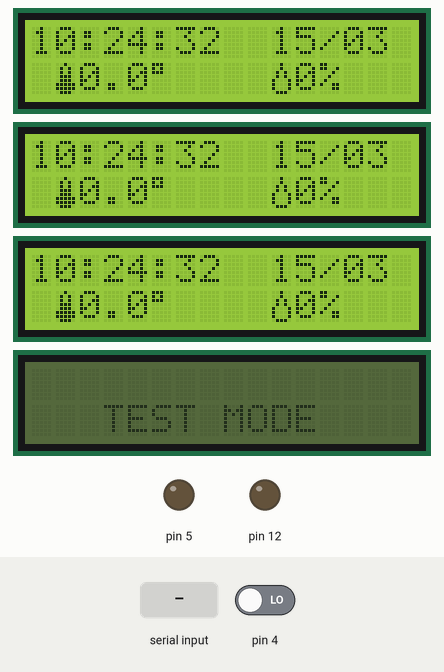
Simulated run of this sketch. Board: Arduino Uno, built with avr-gcc and run on an emulated ATmega328P. Parts: 4 × 16×2 character LCD, output pins drawn as LEDs (lit = HIGH). Inputs (shaded band) come from the test bench; at power-on: pin 4 LOW. The local clock reads 2024-03-15 10:24:30 at power-on unless the sketch sets it; what the sketch prints to the serial monitor is not drawn.

Above: at 2.4 s.
2.5 s: "90,45\n" received over the second serial link
At 4.6 s:
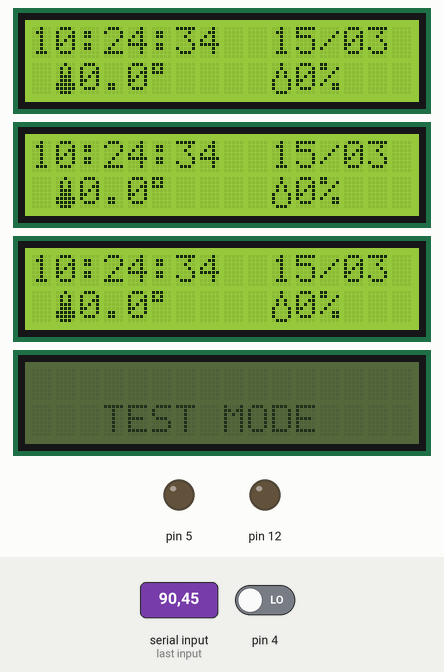
4.8 s: "30,150\n" received over the second serial link
At 4.9 s:
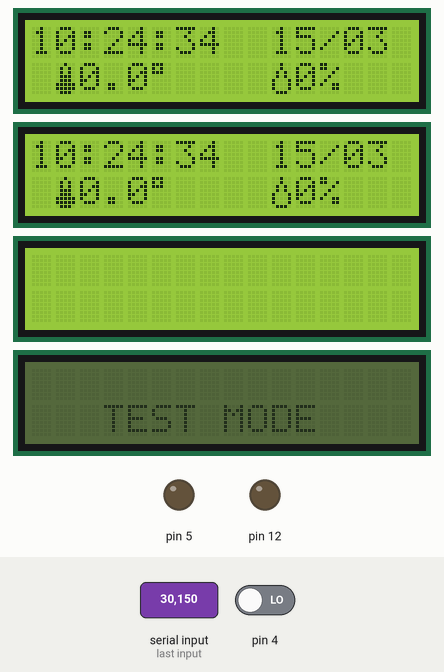
7.4 s: "52\n" received over the second serial link
At 7.6 s:
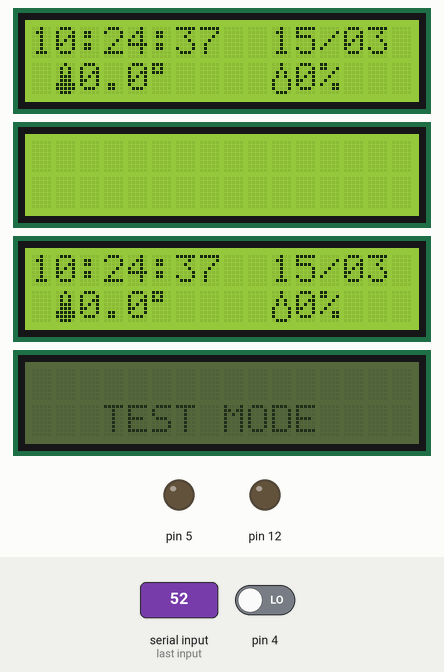
9.4 s: "90:45:200\n" received over the second serial link
At 11.9 s:
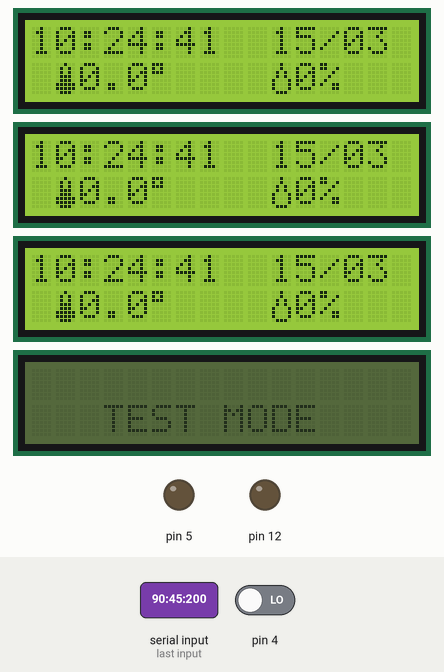
Timing chart, 0 to 13.0 s (numbered marks = the images above; inputs shaded):
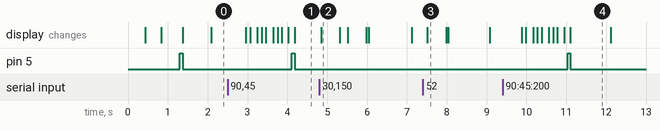

Measured:
- after the input at 2.5 s, pin 5: LOW → HIGH after 1.6 s, → LOW 0.07 s later; the display: first changes after 0.46 s (image 1 shows a later state)
- after the input at 4.8 s, the display: changes after 0.05 s (image 2)
- after the input at 7.4 s, the display: changes after 0.11 s (image 3)
- after the input at 9.4 s, pin 5: LOW → HIGH after 1.6 s, → LOW 0.07 s later; the display: first changes after 0.48 s (image 4 shows a later state)
- what the display in image 2 shows lasts 0.4 s, from 4.9 s to 5.3 s
- what the display in image 4 shows lasts 1.0 s, from 11.1 s to 12.1 s

The sketch:

System_Bedroom_var_10_Watchdog.ino
```cpp
#include <avr/wdt.h>
#include <Wire.h>
#include <Time.h>
#include <DS1307RTC.h>
#include <LiquidCrystal_I2C.h>
#include <dht.h>
#include <SoftwareSerial.h>   // Модуль для работы с Serial в том числе и с Bluetooth

#define dht_chr 3
#define dht_hr 6
#define dht_br 7

dht DHT;

int incomingByte = 0;         // Переменная для хранения входных данных

SoftwareSerial BTSerial(10, 11); // Пины для RX, TX

float t=0;
float h=0;
float t1=0;
float h1=0;
float t2=0;
float h2=0;

const char *monthName[12] = {
  "Jan", "Feb", "Mar", "Apr", "May", "Jun","Jul", "Aug", "Sep", "Oct", "Nov", "Dec"};

byte termometru[8] = //icon for termometer
{
  B00100,B01010,B01010,B01110,B01110,B11111,B11111,B01110};

byte picatura[8] = //icon for water droplet
{
  B00100,B00100,B01010,B01010,B10001,B10001,B10001,B01110,};

LiquidCrystal_I2C lcd(0x27,16,2);
LiquidCrystal_I2C lcd_1(0x23,16,2);
LiquidCrystal_I2C lcd_2(0x26,16,2);
LiquidCrystal_I2C lcd_3(0x22,16,2);

tmElements_t tm;

void(* resetFunc) (void) = 0;   // функция для перезагрузки Ардуино

void setup() {

  wdt_disable(); // деактивация Watchdog для запуска приложения

  Serial.begin(9600);
  BTSerial.begin(9600);

  wdt_enable (WDTO_8S);  // запуск таймера (8 сек)
  BTSerial.println("Watchdog enabled.");

  pinMode(4, INPUT);
  pinMode(5, OUTPUT);
  pinMode(12, OUTPUT);

  lcd_Init();
  lcd_1_Init();
  lcd_2_Init();
  lcd_3_Init();

  bool parse=false;
  bool config=false;

  if(digitalRead(4)==HIGH){
    if (getDate(__DATE__) && getTime(__TIME__)) {
    parse = true;
    lcd.print("Parsing was succesfull");

    if (RTC.write(tm)) {
      config = true;
      BTSerial.println("Configuring was succesfull");
    }
  }
  if (parse && config) {
    BTSerial.println("Time has been configured");
  }
  else if (parse) {
    BTSerial.println("Communic. Error");
    BTSerial.println("Check circuit");
  }
}

}

void loop() {

  wdt_reset();  // сброс таймера

  if(BTSerial.available()>0)       // Если имеются в порту данные
  {
    incomingByte = BTSerial.read();    // считывание данных
    if(incomingByte!=-1)              // если данные не равны -1
    {

      if(incomingByte==49){
        lcd_Init();
      }

      if(incomingByte==50){
        lcd_1_Init();
      }

      if(incomingByte==51){
        lcd_2_Init();
      }

      if(incomingByte==52){
        BTSerial.println("Rebooting now. . . .");
        resetFunc();
      }

      BTSerial.print("\nI received: ");     // вывод сообщения
      BTSerial.println(incomingByte, DEC);  // вывод данных
      Serial.print("\nI received: ");     // вывод сообщения
      Serial.println(incomingByte);    // вывод данных
    }
  }

  if (tm.Hour<=7 | tm.Hour>=20 ) {
    digitalWrite(5, HIGH);
  }
  else {
    digitalWrite(5, LOW);
  }

  if(tm.Minute==05 & tm.Second==05){

    lcd_Init();
  }

  if(tm.Minute==06 & tm.Second==06){

    lcd_1_Init();
  }

  if(tm.Minute==07 & tm.Second==07){

    lcd_2_Init();
  }

  if(RTC.read(tm)){

    lcd.setCursor(0, 0);
    print2digits(tm.Hour);
    lcd.write(':');
    print2digits(tm.Minute);
    lcd.write(':');
    print2digits(tm.Second);
    lcd.setCursor(10, 0);
    lcd.print(tm.Day);
    lcd.write('/');
    print2digits(tm.Month);

    lcd_1.setCursor(0, 0);
    print2digits_1(tm.Hour);
    lcd_1.write(':');
    print2digits_1(tm.Minute);
    lcd_1.write(':');
    print2digits_1(tm.Second);
    lcd_1.setCursor(10, 0);
    lcd_1.print(tm.Day);
    lcd_1.write('/');
    print2digits_1(tm.Month);

    lcd_2.setCursor(0, 0);
    print2digits_2(tm.Hour);
    lcd_2.write(':');
    print2digits_2(tm.Minute);
    lcd_2.write(':');
    print2digits_2(tm.Second);
    lcd_2.setCursor(10, 0);
    lcd_2.print(tm.Day);
    lcd_2.write('/');
    print2digits_2(tm.Month);
  }


  else {

    if (RTC.chipPresent()) {
      BTSerial.println("DS1307 stopped");
    }
    else {
      BTSerial.println("DS1307 rd error!");
    }

  }

  if (tm.Second==15){

    DHT.read22(dht_br);
    t=DHT.temperature-1;
    h=DHT.humidity;

  }

  lcd.setCursor(1, 1);
  lcd.write(1);
  lcd.print(t,1);
  lcd.print((char)223); //degree sign
  lcd.setCursor(10, 1);
  lcd.write(2);
  lcd.print(h,0);
  lcd.print("%");

  if (tm.Second==20){

    DHT.read22(dht_chr);
    t1=DHT.temperature-0.5;
    h1=DHT.humidity;

  }

  lcd_1.setCursor(1, 1);
  lcd_1.write(1);
  lcd_1.print(t1,1);
  lcd_1.print((char)223);
  lcd_1.setCursor(10, 1);
  lcd_1.write(2);
  lcd_1.print(h1,0);
  lcd_1.print("%");


  if (tm.Second==25){

    DHT.read22(dht_hr);
    t2=DHT.temperature;
    h2=DHT.humidity;

  }

  lcd_2.setCursor(1, 1);
  lcd_2.write(1);
  lcd_2.print(t2,1);
  lcd_2.print((char)223);
  lcd_2.setCursor(10, 1);
  lcd_2.write(2);
  lcd_2.print(h2,0);
  lcd_2.print("%");


}

void print2digits(int number) {
  if (number >= 0 && number < 10) {
    lcd.write('0');
  }
  lcd.print(number);
}

void print2digits_1(int number) {
  if (number >= 0 && number < 10) {
    lcd_1.write('0');
  }
  lcd_1.print(number);
}

void print2digits_2(int number) {
  if (number >= 0 && number < 10) {
    lcd_2.write('0');
  }
  lcd_2.print(number);
}

bool getDate(const char *str)
{
  char Month[12];
  int Day, Year;
  uint8_t monthIndex;

  if (sscanf(str, "%s %d %d", Month, &Day, &Year) != 3) return false;
  for (monthIndex = 0; monthIndex < 12; monthIndex++) {
    if (strcmp(Month, monthName[monthIndex]) == 0) break;
  }
  if (monthIndex >= 12) return false;
  tm.Day = Day;
  tm.Month = monthIndex + 1;
  tm.Year = CalendarYrToTm(Year);
  return true;
}

bool getTime(const char *str)
{
  int Hour, Min, Sec;

  if (sscanf(str, "%d:%d:%d", &Hour, &Min, &Sec) != 3) return false;
  tm.Hour = Hour;
  tm.Minute = Min;
  tm.Second = Sec;
  return true;
}

void lcd_Init(){
  BTSerial.println("lcd_Init();");
  lcd.clear();
  delay(100);
  lcd.createChar(1,termometru);
  delay(100);
  lcd.createChar(2,picatura);
  delay(100);
  lcd.init();
  lcd.backlight();
}

void lcd_1_Init(){
  BTSerial.println("lcd_1_Init();");
  lcd_1.clear();
  delay(100);
  lcd_1.createChar(1,termometru);
  delay(100);
  lcd_1.createChar(2,picatura);
  delay(100);
  lcd_1.init();
  lcd_1.backlight();
}

void lcd_2_Init(){
  BTSerial.println("lcd_2_Init();");
  lcd_2.clear();
  delay(100);
  lcd_2.createChar(1,termometru);
  delay(100);
  lcd_2.createChar(2,picatura);
  delay(100);
  lcd_2.init();
  lcd_2.backlight();
}

void lcd_3_Init(){
  BTSerial.println("lcd_3_Init();");
  lcd_3.init();
  //lcd_3.backlight();
  lcd_3.setCursor(3,1);
  lcd_3.print("TEST MODE");
}
```
